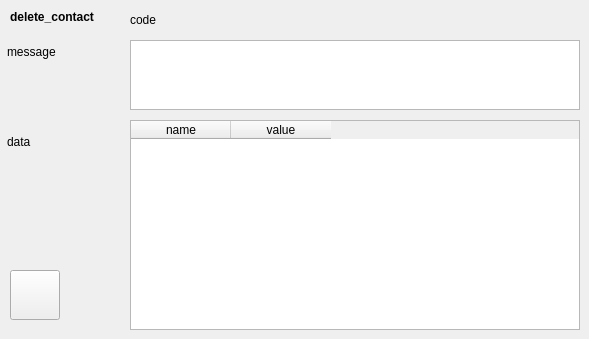
       <widget class="QWidget" name="TabPage" >
        <attribute name="title" >
         <string>response</string>
        </attribute>
        <widget class="QLabel" name="textLabel54" >
         <property name="geometry" >
          <rect>
           <x>7</x>
           <y>42</y>
           <width>110</width>
           <height>20</height>
          </rect>
         </property>
         <property name="text" >
          <string>message</string>
         </property>
         <property name="wordWrap" >
          <bool>false</bool>
         </property>
        </widget>
        <widget class="QLabel" name="textLabel55" >
         <property name="geometry" >
          <rect>
           <x>7</x>
           <y>132</y>
           <width>110</width>
           <height>20</height>
          </rect>
         </property>
         <property name="text" >
          <string>data</string>
         </property>
         <property name="wordWrap" >
          <bool>false</bool>
         </property>
        </widget>
        <widget class="QLabel" name="textLabel56" >
         <property name="geometry" >
          <rect>
           <x>10</x>
           <y>10</y>
           <width>113</width>
           <height>20</height>
          </rect>
         </property>
         <property name="text" >
          <string>&lt;b>delete_contact&lt;/b></string>
         </property>
         <property name="alignment" >
          <set>Qt::AlignLeading|Qt::AlignLeft|Qt::AlignTop</set>
         </property>
         <property name="wordWrap" >
          <bool>true</bool>
         </property>
        </widget>
        <widget class="QLabel" name="delete_contact_code" >
         <property name="geometry" >
          <rect>
           <x>130</x>
           <y>10</y>
           <width>450</width>
           <height>20</height>
          </rect>
         </property>
         <property name="text" >
          <string>code</string>
         </property>
         <property name="wordWrap" >
          <bool>false</bool>
         </property>
        </widget>
        <widget class="QTextEdit" name="delete_contact_msg" >
         <property name="geometry" >
          <rect>
           <x>130</x>
           <y>40</y>
           <width>450</width>
           <height>70</height>
          </rect>
         </property>
        </widget>
        <widget class="QTableWidget" name="delete_contact_table" >
         <property name="geometry" >
          <rect>
           <x>130</x>
           <y>120</y>
           <width>450</width>
           <height>210</height>
          </rect>
         </property>
         <column>
          <property name="text" >
           <string>name</string>
          </property>
         </column>
         <column>
          <property name="text" >
           <string>value</string>
          </property>
         </column>
        </widget>
        <widget class="QPushButton" name="btn_source_delete_contact" >
         <property name="geometry" >
          <rect>
           <x>10</x>
           <y>270</y>
           <width>50</width>
           <height>50</height>
          </rect>
         </property>
         <property name="toolTip" >
          <string/>
         </property>
         <property name="text" >
          <string/>
         </property>
         <property name="icon" >
          <iconset>icon_source.png</iconset>
         </property>
        </widget>
       </widget>
